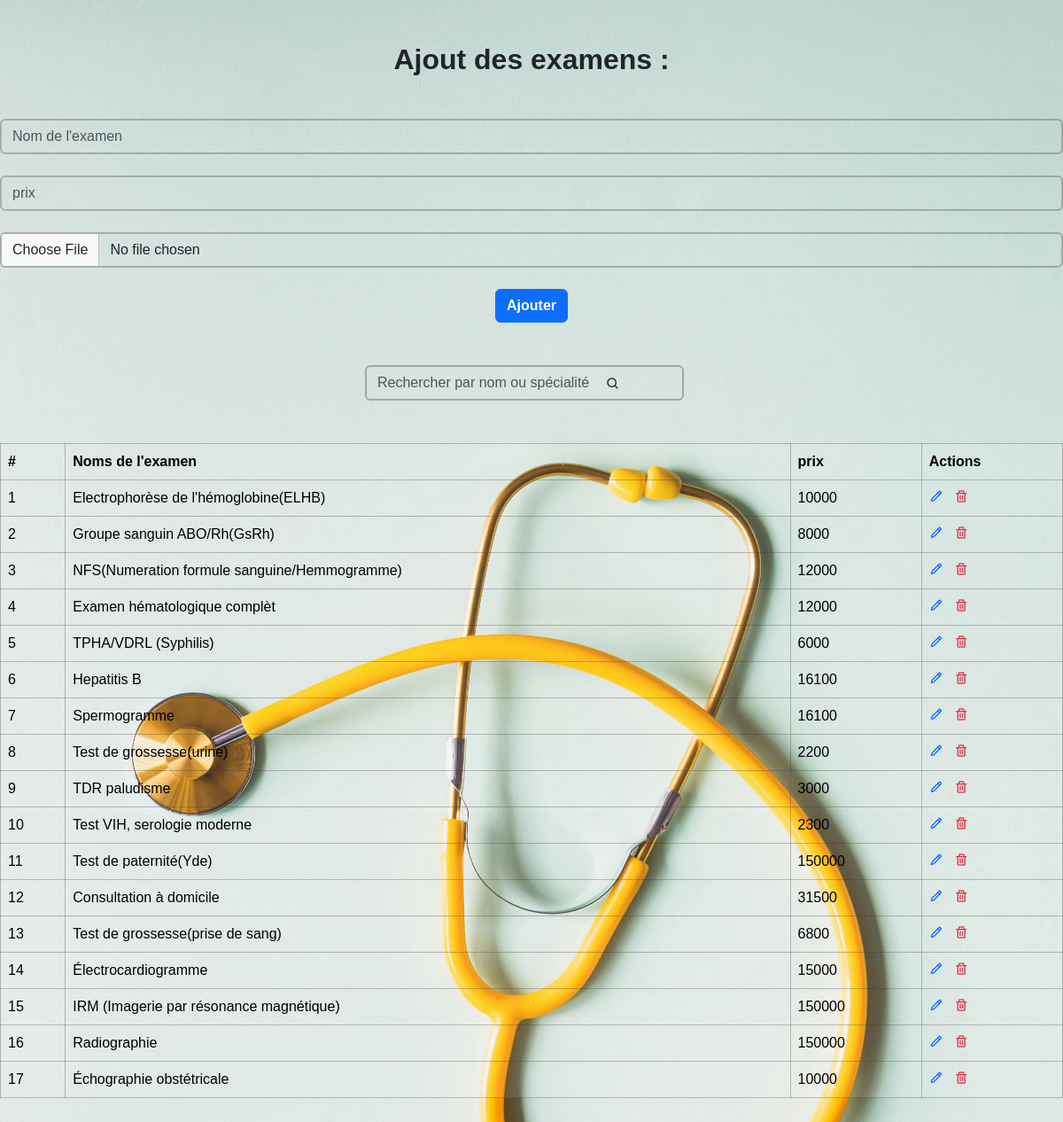
The app's page /add_exam/ with its own data.
### teleconsult_app/models.py (models this page shows)
class Exams(models.Model):
    nom = models.CharField(max_length=100)
    prix = models.IntegerField()
    photo = models.ImageField(upload_to='images/')
    deplacement = models.IntegerField(blank=True)
    total = models.IntegerField(default=0)

### teleconsult_app/views.py (the view, shortened to what this page needs)
# urls.py: path("add_exam/", views.add_or_update_exams, name="add_exam"),
def add_or_update_exams(request, id=None):
    if id:  # Si un ID est passé, on récupère l'examen pour la modification
        exam = Exams.objects.get(id=id)
    else:  # Sinon, c'est un ajout
        exam = None
    exams = Exams.objects.all()
    return render(request, 'ajout_exam.html', {'exams': exams, 'exam': exam})

### teleconsult_app/templates/ajout_exam.html (shortened to what this page needs)
{% load static %}
<!DOCTYPE html>
<html lang="en">
<head>
    <link rel="stylesheet" href="{% static 'css/ajout_exam.css' %}">
    <link rel="stylesheet" href="{% static 'css/bootstrap.min.css' %}">
    <link href='https://unpkg.com/boxicons@2.1.4/css/boxicons.min.css' rel='stylesheet'>
</head>
<body>
    <h2 class="text-center mb-5 mt-5 fw-bold">
    {% if exam %}
        Modification des examens :
    {%else%}
        Ajout des examens :
    {% endif %}
    </h2>
    <form action="{% if exam %}{% url 'update_exam' exam.id %}{% else %}{% url 'add_exam' %}{% endif %}" method="POST">
        <div class="mb-3">
            <input type="text" id="nomInput" placeholder="Nom de l'examen" class="form-control" name="nom" value="{{exam.nom}}">
            <input type="text" id="prixInput" placeholder="prix" class="form-control mt-4" name="prix" value="{{exam.prix}}">
            <input class="form-control mt-4" id="formFileLg" type="file" name="photo" placeholder="Photo de profil" value="{{exam.photo}}" >
            <button class="btn btn-primary mt-4 d-grid mx-auto fw-bold" type="submit">
            {% if medecin %}
                modifier
            {%else%}
                Ajouter
            {% endif %}
            </button>
        </div>
    </form>
    <div class="mb-2 mt-5 input-box">
        <input type="text" id="searchInput" class="form-control searchbar d-grid mx-auto" placeholder="Rechercher par nom ou spécialité">
        <i class='bx bx-search'></i>
    </div>
    <table class="table mt-5 mb-5" id="cardContainer">
        <thead>
            <tr>
                <th scope="col">#</th>
                <th scope="col">Noms de l'examen</th>
                <th scope="col">prix</th>
                <th scope="col">Actions</th>
            </tr>
        </thead>
        <tbody id="tbodyContainer">
            {% for exam in exams %}
                <tr>
                    <td>{{ exam.id }}</td>
                    <td>{{ exam.nom }}</td>
                    <td>{{ exam.prix }}</td>
                    <td>
                        <span><a href="{% url 'update_exam' exam.id %}"><i class="bx bx-pencil icon me-2"></i></a></span>
                        <span><a href="{% url 'delete_exam' exam.id %}" class="text-danger"><i class="bx bx-trash icon"></i></a></span>
                    </td>
                </tr>
            {% endfor %}
        </tbody>
    </table>
</body>
</html>

### teleconsult_app/static/css/ajout_exam.css (style rules this page uses)
* { margin: 0; padding: 0; box-sizing: border-box; font-family: "poppins", sans-serif; }
.icon { cursor: pointer; }
body { background-image: url(../images/pexels-karolina-grabowska-4386464.jpg); background-size: cover; background-attachment: fixed; }
table { background-color: rgba(255, 255, 255, 0) !important; }
th, td { background-color: rgba(255, 255, 255, 0.1) !important; border: 1px solid rgba(59, 59, 59, 0.3) !important; color: #fff; }
th { font-weight: bold !important; }
tbody { background-color: rgba(255, 255, 255, 0) !important; }
.mb-3 input { background: transparent !important; border: 2px solid rgba(59, 59, 59, 0.3); }
.searchbar { width: 30% !important; }
.input-box input { background: transparent; border: 2px solid rgba(36, 35, 35, 0.3); }
.input-box { display: flex; flex-direction: row; }
.bx-search:before { position: relative; right: 500px; top: 13px; content: "\ebf7"; }

### records on screen
Exams: id "1", nom "Electrophorèse de l'hémoglobine(ELHB)", prix "10000"
Exams: id "2", nom "Groupe sanguin ABO/Rh(GsRh)", prix "8000"
Exams: id "3", nom "NFS(Numeration formule sanguine/Hemmogramme)", prix "12000"
Exams: id "4", nom "Examen hématologique complèt", prix "12000"
Exams: id "5", nom "TPHA/VDRL (Syphilis)", prix "6000"
Exams: id "6", nom "Hepatitis B", prix "16100"
Exams: id "7", nom "Spermogramme", prix "16100"
Exams: id "8", nom "Test de grossesse(urine)", prix "2200"
Exams: id "9", nom "TDR paludisme", prix "3000"
Exams: id "10", nom "Test VIH, serologie moderne", prix "2300"
Exams: id "11", nom "Test de paternité(Yde)", prix "150000"
Exams: id "12", nom "Consultation à domicile", prix "31500"
Exams: id "13", nom "Test de grossesse(prise de sang)", prix "6800"
Exams: id "14", nom "Électrocardiogramme", prix "15000"
Exams: id "15", nom "IRM (Imagerie par résonance magnétique)", prix "150000"
Exams: id "16", nom "Radiographie", prix "150000"
Exams: id "17", nom "Échographie obstétricale", prix "10000"
